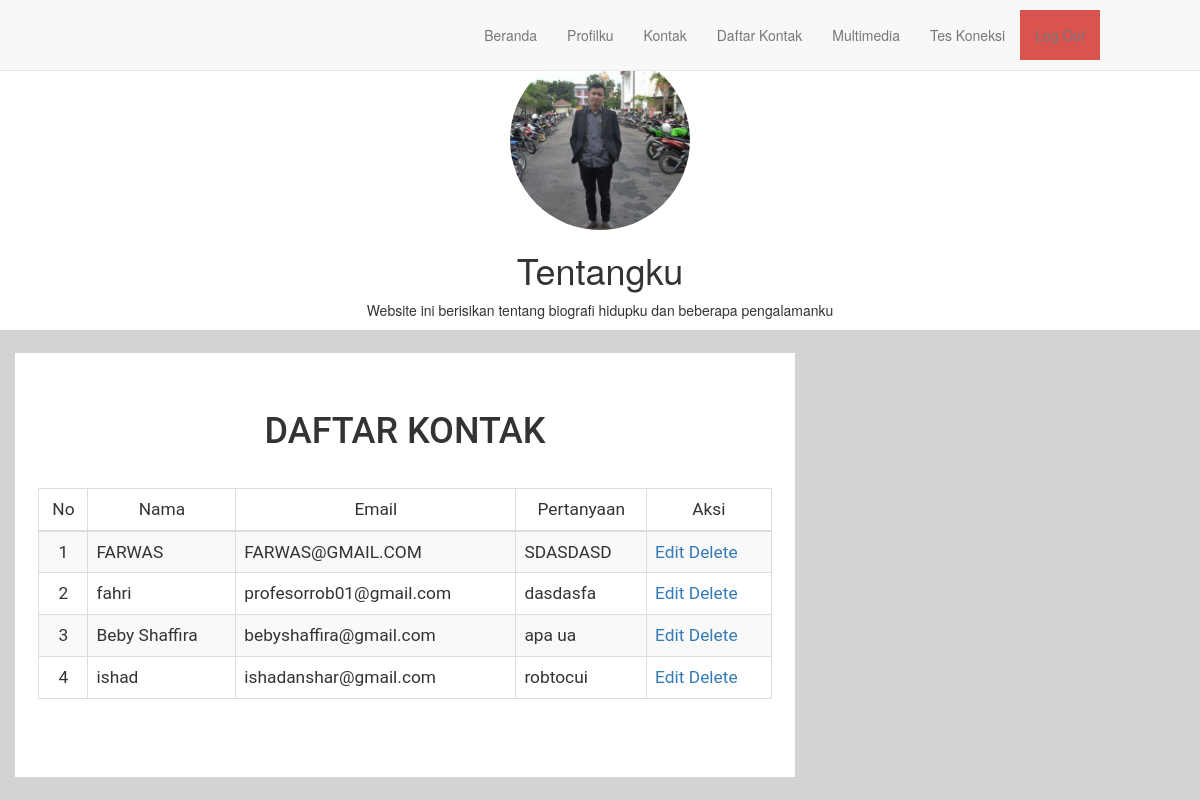
The page /index.php?page=daftar_kontak (signed in) on the database its author committed.
### tables this page shows
CREATE TABLE `kontak` (
  `Id` int(11) NOT NULL,
  `nama` varchar(255) NOT NULL,
  `email` varchar(255) NOT NULL,
  `pertanyaan` varchar(255) NOT NULL,
  `created` datetime NOT NULL
);

### kontak_daftar.php (the view)
<div class="main">
	<h1 class="content">DAFTAR KONTAK</h1>
</div>
<form method="post" action="kontak_proses.php">
<div>
	<table class="table table-bordered table-striped">
		<thead class="teks-tengah">
			<tr>
				<td>No</td>
				<td>Nama</td>
				<td>Email</td>
				<td>Pertanyaan</td>
				<td>Aksi</td>
			</tr>
		</thead>
		<tbody>
			<?php
				include 'koneksi.php';
				$sql = "SELECT * FROM kontak";
				$result = $conn->query($sql);
				if ($result->num_rows > 0)
				{
					$i = 1;
					while ($row = $result->fetch_assoc()) {
						echo '<tr>';
						echo '<td style="text-align:center;">'.$i.'</td>';
						echo '<td>'.$row['nama'].'</td>';
						echo '<td>'.$row['email'].'</td>';
						echo '<td>'.$row['pertanyaan'].'</td>';
						echo '<td><a href="kontak_edit.php?id='.
								$row['Id'].'">Edit</a>
								<a href="kontak_delete_proses.php?id='.
			 							$row['Id'].'">Delete</a>
								</td>';
						echo '</tr>';
						$i++;
					}
				}
					?>
		</tbody>
	</table>
</div>
</form>

### index.php (shortened to what this page needs)
<!DOCTYPE html>
<html lang="en">
<head>
  <link rel="stylesheet" type="text/css" href="css/bootstrap.css">
  <link rel="stylesheet" type="text/css" href="css/custom.css">
</head>
<body>
  <div class=" container-fluid bgc-white teks-tengah " >
        <img class="margin-atas img-circle" src="media/marzuq.jpg", height="180px">
        <h1 class="teks-tengah" >Tentangku</h1>
        <p  style="text-align: center;">Website ini berisikan tentang biografi hidupku dan beberapa pengalamanku </p>
  </div>
<nav class="navbar navbar-default navbar-fixed-top bgc-nav">
  <div class="container-fluid navbar-margin"  data-example-id="nav-pills-with-dropdown">
    <div class="collapse navbar-collapse" id="bs-example-navbar-collapse-1">
        <ul class="nav navbar-nav navbar-right ">
          <li ><a href="index.php?page=beranda" title="Beranda">Beranda</a></li>
          <li ><a href="index.php?page=profilku" title="Profilku">Profilku</a></li>
          <li ><a href="index.php?page=Kontak" title="Kontak">Kontak</a></li>
          <li ><a href="index.php?page=daftar_kontak" title="Daftar Kontak">Daftar Kontak</a></li>
          <li ><a href="index.php?page=multimedia" title="Multimedia">Multimedia</a></li>
          <li ><a href="index.php?page=Testkoneksi" title="Testkoneksi">Tes Koneksi</a></li>
          <li class="btn-danger" ><a href="logout.php" title="Logout">Log Out</a></li>
        </ul>
    </div>
  </div>
</nav>
  <div class="container">
  <div class="row">
   <div class="content-buatan col-lg-8 col-xs-12 col-sm-12 bgc-white">
    <?php
    if ( $_GET['page'] == 'beranda') {
        include "config.php";
        include "profilku.php";
        include "multimedia.php";
        include "kontak.php";
    }
    else
    {
        include "config.php";
    }
    ?>
  </div>
  </div>
</div>
</body>
</html>

### config.php (shortened to what this page needs)
<?php
$page = (isset($_GET['page']))? $_GET['page'] : '';
switch($page){
  case 'daftar_kontak':
  include "kontak_daftar.php";
  break;
}
?>

### css/custom.css (style rules this page uses)
body { background-color: lightgray; }
.bgc-white { background-color: white; }
.teks-tengah { text-align: center; }
.content { max-width: 700px; margin: 1em auto; text-align: center; }
.content-buatan { margin-top: 2%; text-align: left; font-family: roboto; font-size: 13pt; background-color: white; padding-left: 2%; padding-right: 2%; padding-bottom: 5%; padding-top: 2%; }
.margin-atas { margin-top: 50px; }
.navbar-margin { margin-left: 100px; margin-top: 10px; margin-bottom: 10px; margin-right: 100px; }

### rows shown on the page
kontak: nama "FARWAS", email "FARWAS@GMAIL.COM", pertanyaan "SDASDASD"
kontak: nama "fahri", email "profesorrob01@gmail.com", pertanyaan "dasdasfa"
kontak: nama "Beby Shaffira", email "bebyshaffira@gmail.com", pertanyaan "apa ua"
kontak: nama "ishad", email "ishadanshar@gmail.com", pertanyaan "robtocui"
